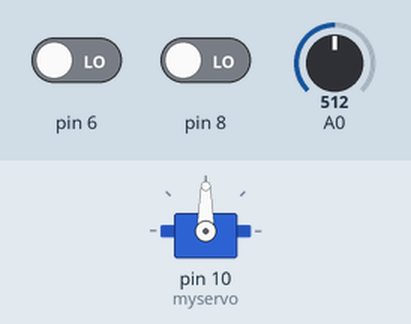
A sketch run on a simulated Arduino Uno, built with avr-gcc and run on an emulated ATmega328P. Shown: servo. The test bench sets the inputs (shaded band); at power-on: A0 = 512, pin 6 LOW, pin 8 LOW.

Above: at 1.2 s.
1.3 s: A0 set to 716
At 2.4 s:
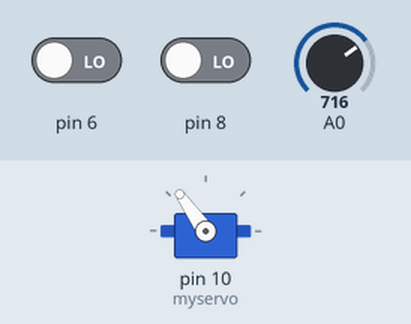
2.8 s: A0 set to 900
At 3.5 s:
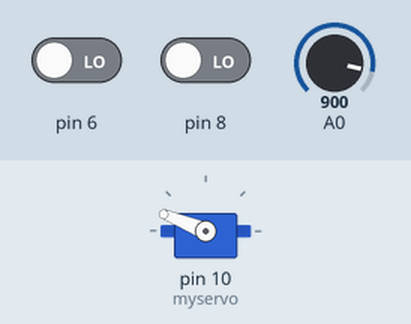
4.3 s: A0 set to 1023
At 4.6 s:
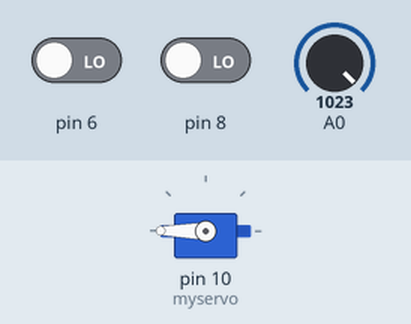
5.8 s: A0 set to 306
At 7.0 s:
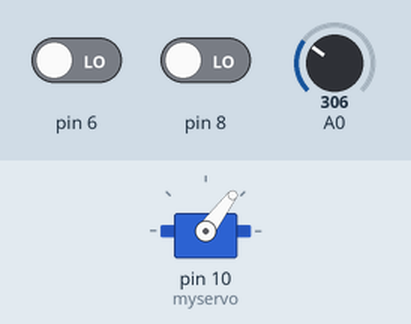
7.3 s: A0 set to 122
At 8.1 s:
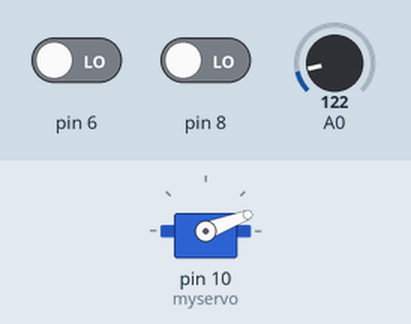
Timing chart, 0 to 9.8 s (numbered marks = the images above; inputs shaded):
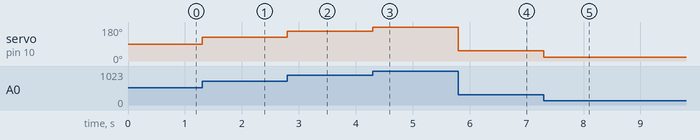

Measured:
- after the input at 1.3 s, servo on pin 10 (myservo): 90° → 125° at once
- after the input at 2.8 s, servo on pin 10 (myservo): 125° → 158° at once
- after the input at 4.3 s, servo on pin 10 (myservo): 158° → 180° at once
- after the input at 5.8 s, servo on pin 10 (myservo): 180° → 53° at once
- after the input at 7.3 s, servo on pin 10 (myservo): 53° → 21° at once

The sketch:

servoExam1.ino
```cpp
#include <Servo.h>

Servo myservo;
void setup() {
  myservo.attach(10);
  Serial.begin(9600);
}

void loop() {
  int readValue = analogRead(A0);
  int plusstate = digitalRead(8);
  int minusstate = digitalRead(6);
  int convertValue = map(readValue,0,1023,0,180);
  myservo.write(convertValue);

}
```
